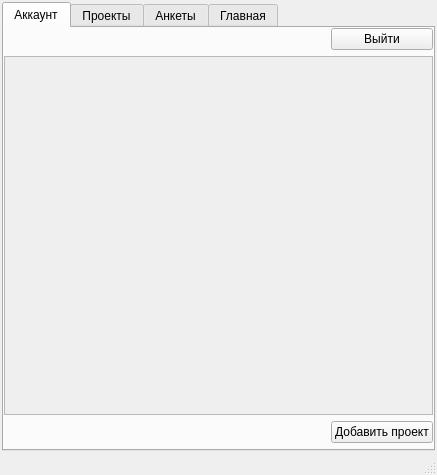
<?xml version="1.0" encoding="UTF-8"?>
<ui version="4.0">
 <class>MainWindow</class>
 <widget class="QMainWindow" name="MainWindow">
  <property name="geometry">
   <rect>
    <x>0</x>
    <y>0</y>
    <width>437</width>
    <height>475</height>
   </rect>
  </property>
  <property name="windowTitle">
   <string>MainWindow</string>
  </property>
  <widget class="QWidget" name="centralwidget">
   <layout class="QGridLayout" name="gridLayout">
    <property name="leftMargin">
     <number>2</number>
    </property>
    <property name="topMargin">
     <number>2</number>
    </property>
    <property name="rightMargin">
     <number>2</number>
    </property>
    <property name="bottomMargin">
     <number>2</number>
    </property>
    <item row="0" column="0">
     <widget class="QTabWidget" name="tabWidget">
      <property name="currentIndex">
       <number>0</number>
      </property>
      <widget class="QWidget" name="tap_account">
       <attribute name="title">
        <string>Аккаунт</string>
       </attribute>
       <layout class="QGridLayout" name="gridLayout_2">
        <property name="leftMargin">
         <number>0</number>
        </property>
        <property name="topMargin">
         <number>0</number>
        </property>
        <property name="rightMargin">
         <number>0</number>
        </property>
        <property name="bottomMargin">
         <number>0</number>
        </property>
        <item row="0" column="0">
         <widget class="QStackedWidget" name="st_wgt_account">
          <property name="currentIndex">
           <number>1</number>
          </property>
          <widget class="QWidget" name="pg_reg">
           <layout class="QGridLayout" name="gridLayout_4">
            <item row="0" column="0" rowspan="11">
             <spacer name="horizontalSpacer">
              <property name="orientation">
               <enum>Qt::Horizontal</enum>
              </property>
              <property name="sizeHint" stdset="0">
               <size>
                <width>240</width>
                <height>338</height>
               </size>
              </property>
             </spacer>
            </item>
            <item row="0" column="1">
             <widget class="QLabel" name="lbl_enter">
              <property name="sizePolicy">
               <sizepolicy hsizetype="Preferred" vsizetype="Fixed">
                <horstretch>0</horstretch>
                <verstretch>0</verstretch>
               </sizepolicy>
              </property>
              <property name="text">
               <string>Вход</string>
              </property>
              <property name="alignment">
               <set>Qt::AlignCenter</set>
              </property>
             </widget>
            </item>
            <item row="0" column="2" rowspan="11">
             <spacer name="horizontalSpacer_2">
              <property name="orientation">
               <enum>Qt::Horizontal</enum>
              </property>
              <property name="sizeHint" stdset="0">
               <size>
                <width>240</width>
                <height>341</height>
               </size>
              </property>
             </spacer>
            </item>
            <item row="1" column="1">
             <widget class="QLineEdit" name="le_email">
              <property name="placeholderText">
               <string>Введите email</string>
              </property>
             </widget>
            </item>
            <item row="2" column="1">
             <widget class="QLineEdit" name="le_password">
              <property name="inputMethodHints">
               <set>Qt::ImhHiddenText|Qt::ImhNoAutoUppercase|Qt::ImhNoPredictiveText|Qt::ImhSensitiveData</set>
              </property>
              <property name="text">
               <string/>
              </property>
              <property name="echoMode">
               <enum>QLineEdit::Password</enum>
              </property>
              <property name="placeholderText">
               <string>Введите пароль</string>
              </property>
             </widget>
            </item>
            <item row="3" column="1">
             <widget class="QPushButton" name="btn_enter">
              <property name="text">
               <string>Войти</string>
              </property>
             </widget>
            </item>
            <item row="4" column="1">
             <widget class="QLabel" name="lbl_reg">
              <property name="sizePolicy">
               <sizepolicy hsizetype="Preferred" vsizetype="Fixed">
                <horstretch>0</horstretch>
                <verstretch>0</verstretch>
               </sizepolicy>
              </property>
              <property name="text">
               <string>Регистрация</string>
              </property>
              <property name="alignment">
               <set>Qt::AlignCenter</set>
              </property>
             </widget>
            </item>
            <item row="5" column="1">
             <widget class="QLineEdit" name="le_login">
              <property name="placeholderText">
               <string>Введите логин</string>
              </property>
             </widget>
            </item>
            <item row="6" column="1">
             <widget class="QLineEdit" name="le_email_reg">
              <property name="placeholderText">
               <string>Введите email</string>
              </property>
             </widget>
            </item>
            <item row="7" column="1">
             <widget class="QComboBox" name="combo_type">
              <property name="placeholderText">
               <string>Выберите тип</string>
              </property>
             </widget>
            </item>
            <item row="8" column="1">
             <widget class="QLineEdit" name="le_password_reg">
              <property name="inputMethodHints">
               <set>Qt::ImhHiddenText|Qt::ImhNoAutoUppercase|Qt::ImhNoPredictiveText|Qt::ImhSensitiveData</set>
              </property>
              <property name="text">
               <string/>
              </property>
              <property name="echoMode">
               <enum>QLineEdit::Password</enum>
              </property>
              <property name="placeholderText">
               <string>Введите пароль</string>
              </property>
             </widget>
            </item>
            <item row="9" column="1">
             <widget class="QLineEdit" name="le_password_confirm">
              <property name="inputMethodHints">
               <set>Qt::ImhHiddenText|Qt::ImhNoAutoUppercase|Qt::ImhNoPredictiveText|Qt::ImhSensitiveData</set>
              </property>
              <property name="text">
               <string/>
              </property>
              <property name="echoMode">
               <enum>QLineEdit::Password</enum>
              </property>
              <property name="placeholderText">
               <string>Подтвердите пароль</string>
              </property>
             </widget>
            </item>
            <item row="10" column="1">
             <widget class="QPushButton" name="btn_reg">
              <property name="text">
               <string>Регистрация</string>
              </property>
             </widget>
            </item>
           </layout>
          </widget>
          <widget class="QWidget" name="pg_user">
           <layout class="QGridLayout" name="gridLayout_6">
            <property name="leftMargin">
             <number>0</number>
            </property>
            <property name="topMargin">
             <number>0</number>
            </property>
            <property name="rightMargin">
             <number>0</number>
            </property>
            <property name="bottomMargin">
             <number>6</number>
            </property>
            <item row="0" column="0">
             <spacer name="horizontalSpacer_3">
              <property name="orientation">
               <enum>Qt::Horizontal</enum>
              </property>
              <property name="sizeHint" stdset="0">
               <size>
                <width>632</width>
                <height>20</height>
               </size>
              </property>
             </spacer>
            </item>
            <item row="0" column="1">
             <widget class="QPushButton" name="btn_logout">
              <property name="text">
               <string>Выйти</string>
              </property>
             </widget>
            </item>
            <item row="1" column="0" colspan="2">
             <widget class="QScrollArea" name="sa_account">
              <property name="widgetResizable">
               <bool>true</bool>
              </property>
              <widget class="QWidget" name="sa_account_content">
               <property name="geometry">
                <rect>
                 <x>0</x>
                 <y>0</y>
                 <width>427</width>
                 <height>330</height>
                </rect>
               </property>
              </widget>
             </widget>
            </item>
            <item row="2" column="0">
             <spacer name="horizontalSpacer_4">
              <property name="orientation">
               <enum>Qt::Horizontal</enum>
              </property>
              <property name="sizeHint" stdset="0">
               <size>
                <width>632</width>
                <height>20</height>
               </size>
              </property>
             </spacer>
            </item>
            <item row="2" column="1">
             <widget class="QPushButton" name="btn_add_proj">
              <property name="text">
               <string>Добавить проект</string>
              </property>
             </widget>
            </item>
           </layout>
          </widget>
         </widget>
        </item>
       </layout>
      </widget>
      <widget class="QWidget" name="tab_proj">
       <attribute name="title">
        <string>Проекты</string>
       </attribute>
       <layout class="QGridLayout" name="gridLayout_7">
        <property name="leftMargin">
         <number>0</number>
        </property>
        <property name="topMargin">
         <number>0</number>
        </property>
        <property name="rightMargin">
         <number>0</number>
        </property>
        <property name="bottomMargin">
         <number>0</number>
        </property>
        <property name="spacing">
         <number>0</number>
        </property>
        <item row="0" column="0">
         <widget class="QScrollArea" name="sa_projects">
          <property name="widgetResizable">
           <bool>true</bool>
          </property>
          <widget class="QWidget" name="sa_projects_content">
           <property name="geometry">
            <rect>
             <x>0</x>
             <y>0</y>
             <width>427</width>
             <height>396</height>
            </rect>
           </property>
          </widget>
         </widget>
        </item>
       </layout>
      </widget>
      <widget class="QWidget" name="tab_workers">
       <attribute name="title">
        <string>Анкеты</string>
       </attribute>
       <layout class="QGridLayout" name="gridLayout_5">
        <property name="leftMargin">
         <number>0</number>
        </property>
        <property name="topMargin">
         <number>0</number>
        </property>
        <property name="rightMargin">
         <number>0</number>
        </property>
        <property name="bottomMargin">
         <number>0</number>
        </property>
        <property name="spacing">
         <number>0</number>
        </property>
        <item row="0" column="0">
         <widget class="QScrollArea" name="sa_workers">
          <property name="widgetResizable">
           <bool>true</bool>
          </property>
          <widget class="QWidget" name="sa_workers_content">
           <property name="geometry">
            <rect>
             <x>0</x>
             <y>0</y>
             <width>427</width>
             <height>396</height>
            </rect>
           </property>
          </widget>
         </widget>
        </item>
       </layout>
      </widget>
      <widget class="QWidget" name="tab_main">
       <attribute name="title">
        <string>Главная</string>
       </attribute>
       <layout class="QGridLayout" name="gridLayout_3">
        <property name="leftMargin">
         <number>0</number>
        </property>
        <property name="topMargin">
         <number>0</number>
        </property>
        <property name="rightMargin">
         <number>0</number>
        </property>
        <property name="bottomMargin">
         <number>0</number>
        </property>
        <item row="0" column="0">
         <widget class="QScrollArea" name="scrollArea">
          <property name="widgetResizable">
           <bool>true</bool>
          </property>
          <widget class="QWidget" name="scrollAreaWidgetContents">
           <property name="geometry">
            <rect>
             <x>0</x>
             <y>0</y>
             <width>413</width>
             <height>516</height>
            </rect>
           </property>
           <layout class="QGridLayout" name="gridLayout_8">
            <property name="leftMargin">
             <number>9</number>
            </property>
            <property name="topMargin">
             <number>2</number>
            </property>
            <property name="rightMargin">
             <number>9</number>
            </property>
            <property name="bottomMargin">
             <number>2</number>
            </property>
            <item row="0" column="0">
             <widget class="QLabel" name="lbl_description">
              <property name="sizePolicy">
               <sizepolicy hsizetype="Preferred" vsizetype="Preferred">
                <horstretch>0</horstretch>
                <verstretch>0</verstretch>
               </sizepolicy>
              </property>
              <property name="text">
               <string>&quot;Добро пожаловать на наш веб-проект, который представляет собой инновационную платформу для IT-специалистов и проект-менеджеров. Мы создали этот проект с целью обеспечить удобное и эффективное взаимодействие между специалистами и проектами.

Мы стремимся создать качественное сообщество IT-специалистов, которые могут выкладывать свои анкеты, демонстрируя свои навыки и опыт работы. Это позволяет им быть видимыми для проект-менеджеров и получать предложения о сотрудничестве.

С другой стороны, проект-менеджеры могут размещать свои проекты, описывать требуемые навыки и предлагать вознаграждение. Они могут также искать и приглашать подходящих специалистов для участия в своих проектах.

Наша платформа предоставляет удобные инструменты поиска, фильтрации и коммуникации, чтобы сделать процесс нахождения проекта или специалиста максимально эффективным и удобным.

Мы гордимся тем, что объединяем талантливых IT-специалистов и инновационные проекты, создавая условия для взаимовыгодного сотрудничества и успешной реализации проектов. Мы стремимся стать одним из ведущих веб-порталов в IT-сфере, предоставляющим платформу для талантливых специалистов и инновационных проектов.

Если у вас возникнут вопросы, предложения или проблемы, пожалуйста, свяжитесь с нами. Мы всегда готовы помочь вам и сделать нашу платформу еще лучше.

Присоединяйтесь к нашему сообществу и участвуйте в создании будущего IT-индустрии!&quot;</string>
              </property>
              <property name="wordWrap">
               <bool>true</bool>
              </property>
             </widget>
            </item>
           </layout>
          </widget>
         </widget>
        </item>
       </layout>
      </widget>
     </widget>
    </item>
   </layout>
  </widget>
  <widget class="QMenuBar" name="menubar">
   <property name="geometry">
    <rect>
     <x>0</x>
     <y>0</y>
     <width>437</width>
     <height>21</height>
    </rect>
   </property>
  </widget>
  <widget class="QStatusBar" name="statusbar"/>
 </widget>
 <resources/>
 <connections/>
</ui>
